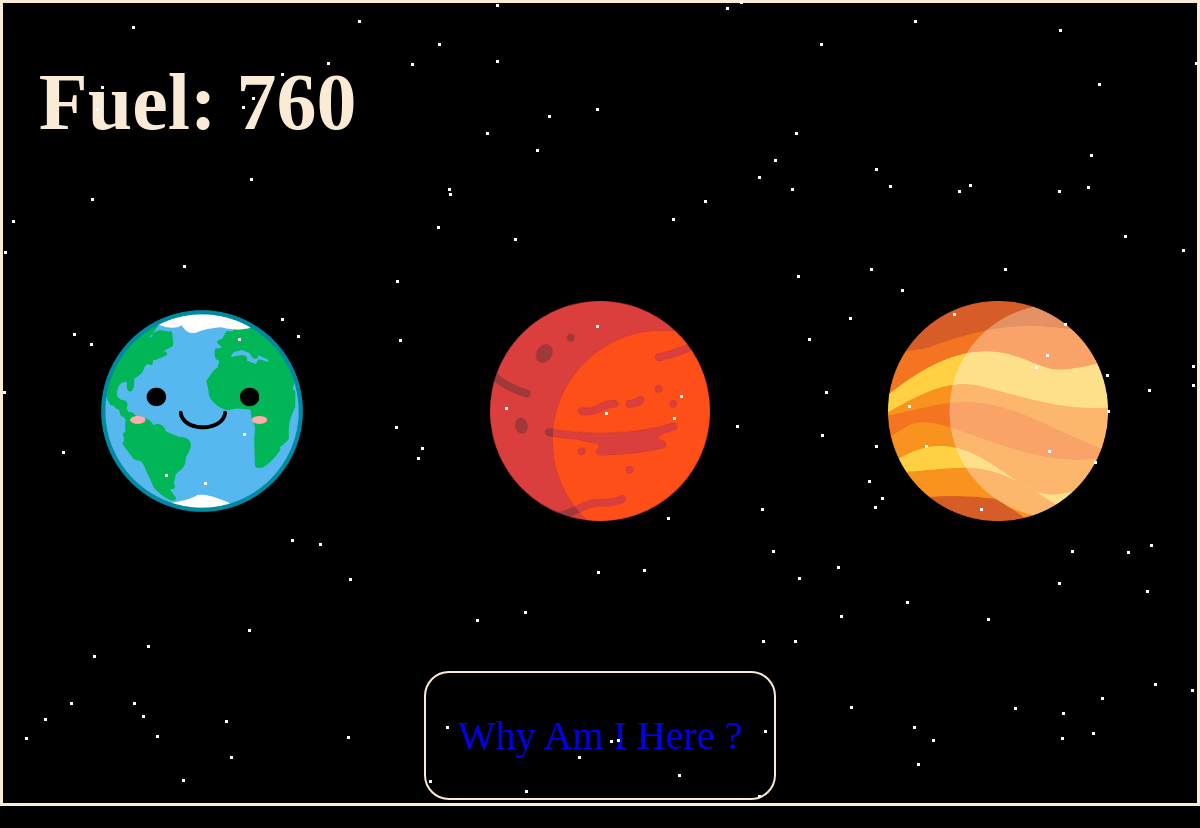
The app's page /level, older data.
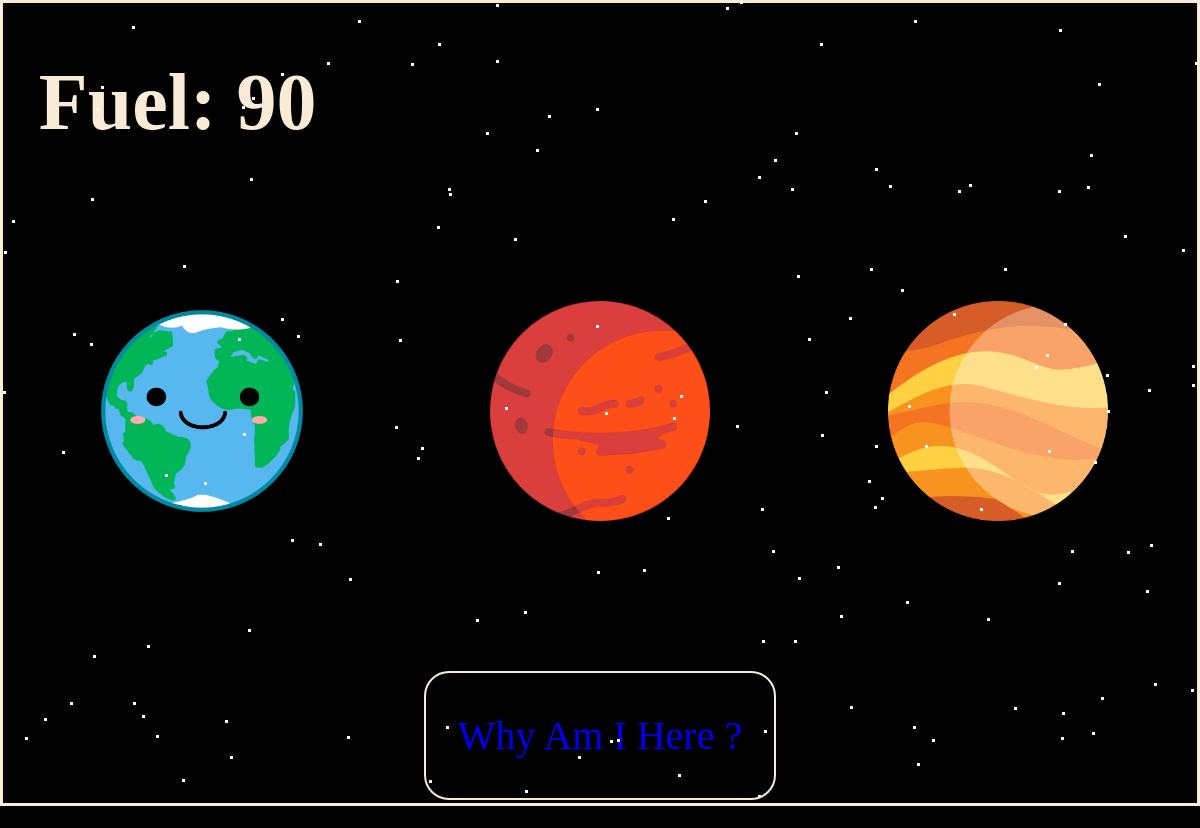
The same page, newer data.
### tables this page shows
CREATE TABLE accounts (
    id INTEGER PRIMARY KEY,
    username TEXT UNIQUE NOT NULL,
    password TEXT NOT NULL,
    fuel INTEGER DEFAULT 0,
    planet TEXT NOT NULL
);

### app.py (the view)
@app.route("/level")
def level():
    return render_template("level.html")

### app.py (called while the page is built)
@app.context_processor
def inject_user():
    db = g._database = sqlite3.connect(profile_db)
    db.row_factory = sqlite3.Row
    cursor = db.cursor()
    cursor.execute("""SELECT * FROM
                    accounts
                    WHERE username = ?""", ('stanley',))
    account_details = cursor.fetchone()
    print(account_details)
    return {'account': account_details}

### templates/level.html (shortened to what this page needs)
{% extends "layout.html" %}
{% block body %}
<div id="fuel-container">
    <h1 id="fuel-number">Fuel: {{ account["fuel"] }}</h1>
</div>
<div id="circle-container">
    <div class="circle" id="circle1"><button class="planet-btn" data-planet="1">
    </button></div>
    <div class="circle" id="circle2"><button class="planet-btn" data-planet="2">
    </button></div>
    <div class="circle" id="circle3"><button class="planet-btn" data-planet="3">
    </button></div>
</div>
<div class="homeBtn">
    <a class="btn" href="{{ url_for('home') }}">Why Am I Here&nbsp;?</a>
</div>
{% endblock %}

### templates/layout.html (shortened to what this page needs)
<!DOCTYPE html>
<html lang="en">
    <head>
        <link rel="stylesheet" href="static/styles.css">
    </head>
    <body>
        <div class="content-wrap">
            {% block body %}{% endblock %}
        </div>
    </body>
</html>

### static/styles.css (style rules this page uses)
body { height: 100%; background-color: black; margin: 0; overflow: hidden; display: flex; flex-direction: column; font-family: Comic Sans MS; font-size: 2.5em; color: antiquewhite; border: 3px solid antiquewhite; overflow-y: scroll; }
.content-wrap { height: 100vh; overflow-y: scroll; flex: 1 0 auto; display: flex; flex-direction: column; }
.btn { width: 45%; height: 200px; margin-top: 50px; font-size: 1.5em; border: antiquewhite solid 2px; border-radius: 25px; text-decoration: none; padding: 25px; display: flex; align-items: center; justify-content: center; }
#fuel-container { margin-left: 3%; }
.homeBtn { display: flex; justify-content: center; margin-top: 100px; margin-bottom: 100px; }
.homeBtn .btn { width: 25%; height: 75px; font-size: 1.0em; }
#circle-container { display: flex; justify-content: space-around; margin-top: 100px; }
.circle { width: 220px; height: 220px; display: flex; align-items: center; justify-content: center; }
.planet-btn { width: 220px; height: 220px; display: inline-block; padding: 0; border: none; background-size: cover; background-position: center; background-color: transparent; border: none; color: transparent; }
.planet-btn { background-size: cover; transition: transform .2s; }
#circle1 .planet-btn { background-image: url('images/earth.png'); }
#circle2 .planet-btn { background-image: url('images/mars.png'); }
#circle3 .planet-btn { background-image: url('images/jupiter.png'); }

Row changes from the older to the newer data that the page shows:
changed accounts: fuel "760" → "90"
